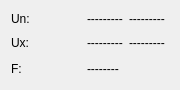
<?xml version="1.0" encoding="UTF-8"?>
<ui version="4.0">
 <class>WMRawActualValBase</class>
 <widget class="QDialog" name="WMRawActualValBase">
  <property name="geometry">
   <rect>
    <x>0</x>
    <y>0</y>
    <width>180</width>
    <height>90</height>
   </rect>
  </property>
  <property name="sizePolicy">
   <sizepolicy hsizetype="Minimum" vsizetype="Minimum">
    <horstretch>0</horstretch>
    <verstretch>0</verstretch>
   </sizepolicy>
  </property>
  <property name="minimumSize">
   <size>
    <width>0</width>
    <height>0</height>
   </size>
  </property>
  <property name="mouseTracking">
   <bool>false</bool>
  </property>
  <property name="windowTitle">
   <string>Vektoren</string>
  </property>
  <layout class="QGridLayout">
   <item row="1" column="1">
    <spacer name="spacer20">
     <property name="orientation">
      <enum>Qt::Horizontal</enum>
     </property>
     <property name="sizeType">
      <enum>QSizePolicy::Minimum</enum>
     </property>
     <property name="sizeHint" stdset="0">
      <size>
       <width>33</width>
       <height>20</height>
      </size>
     </property>
    </spacer>
   </item>
   <item row="0" column="0">
    <widget class="QLabel" name="XnLabel">
     <property name="frameShape">
      <enum>QFrame::NoFrame</enum>
     </property>
     <property name="text">
      <string>Un:</string>
     </property>
     <property name="wordWrap">
      <bool>false</bool>
     </property>
    </widget>
   </item>
   <item row="1" column="0">
    <widget class="QLabel" name="XxLabel">
     <property name="frameShape">
      <enum>QFrame::NoFrame</enum>
     </property>
     <property name="text">
      <string>Ux:</string>
     </property>
     <property name="wordWrap">
      <bool>false</bool>
     </property>
    </widget>
   </item>
   <item row="2" column="0">
    <widget class="QLabel" name="FreqLabel">
     <property name="frameShape">
      <enum>QFrame::NoFrame</enum>
     </property>
     <property name="text">
      <string>F:</string>
     </property>
     <property name="wordWrap">
      <bool>false</bool>
     </property>
    </widget>
   </item>
   <item row="0" column="2">
    <widget class="QLabel" name="XnAmplDisp">
     <property name="frameShape">
      <enum>QFrame::NoFrame</enum>
     </property>
     <property name="text">
      <string>---------</string>
     </property>
     <property name="wordWrap">
      <bool>false</bool>
     </property>
    </widget>
   </item>
   <item row="1" column="2">
    <widget class="QLabel" name="XxAmplDisp">
     <property name="frameShape">
      <enum>QFrame::NoFrame</enum>
     </property>
     <property name="text">
      <string>---------</string>
     </property>
     <property name="alignment">
      <set>Qt::AlignVCenter</set>
     </property>
     <property name="wordWrap">
      <bool>false</bool>
     </property>
    </widget>
   </item>
   <item row="2" column="2">
    <widget class="QLabel" name="FreqDisp">
     <property name="frameShape">
      <enum>QFrame::NoFrame</enum>
     </property>
     <property name="text">
      <string>--------</string>
     </property>
     <property name="wordWrap">
      <bool>false</bool>
     </property>
    </widget>
   </item>
   <item row="0" column="3">
    <widget class="QLabel" name="XnPhaseDisp">
     <property name="sizePolicy">
      <sizepolicy hsizetype="Preferred" vsizetype="Preferred">
       <horstretch>0</horstretch>
       <verstretch>0</verstretch>
      </sizepolicy>
     </property>
     <property name="frameShape">
      <enum>QFrame::NoFrame</enum>
     </property>
     <property name="text">
      <string>---------</string>
     </property>
     <property name="wordWrap">
      <bool>false</bool>
     </property>
    </widget>
   </item>
   <item row="1" column="3">
    <widget class="QLabel" name="XxPhaseDisp">
     <property name="frameShape">
      <enum>QFrame::NoFrame</enum>
     </property>
     <property name="text">
      <string>--------- </string>
     </property>
     <property name="wordWrap">
      <bool>false</bool>
     </property>
    </widget>
   </item>
   <item row="2" column="3">
    <spacer name="spacer17">
     <property name="orientation">
      <enum>Qt::Vertical</enum>
     </property>
     <property name="sizeType">
      <enum>QSizePolicy::Minimum</enum>
     </property>
     <property name="sizeHint" stdset="0">
      <size>
       <width>20</width>
       <height>20</height>
      </size>
     </property>
    </spacer>
   </item>
  </layout>
 </widget>
 <layoutdefault spacing="6" margin="11"/>
 <pixmapfunction>qPixmapFromMimeSource</pixmapfunction>
 <includes>
  <include location="local">wmglobal.h</include>
  <include location="local">widgeom.h</include>
  <include location="local">wmrawactualconfigbase.h</include>
  <include location="local">tools.h</include>
 </includes>
 <resources/>
 <connections/>
</ui>
